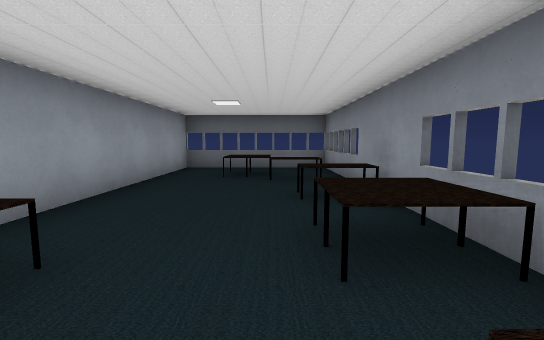
View 1 (above)

18 first-person views from a walk through a 3-D level made in the Godot game engine. The camera is 1.5 m above the floor, tilts 6° down and sees 90° across. The floor is counted in squares, 2 m on a side. Each view is taken from the middle of a square. On the plan, view 1 faces up. The plan holds only what a view shows up to about 10 squares ahead; the rest is blank. Characters and animated objects are not drawn. Some surface patterns are stand-ins.

View 2
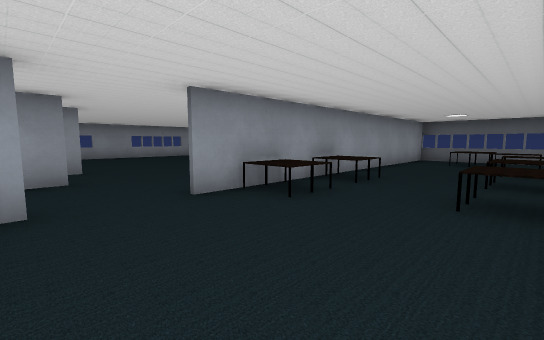

View 3
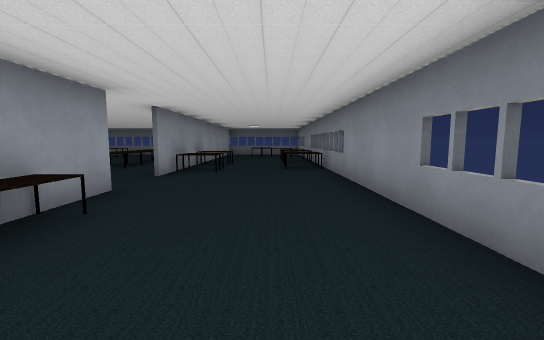

View 4
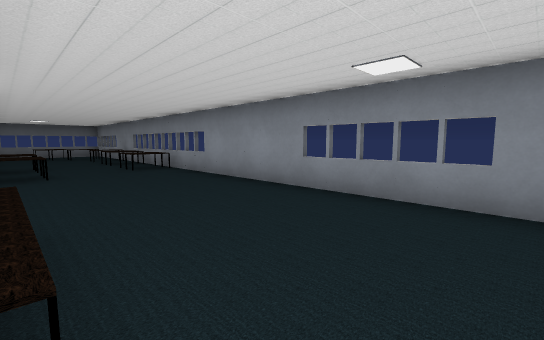

View 5
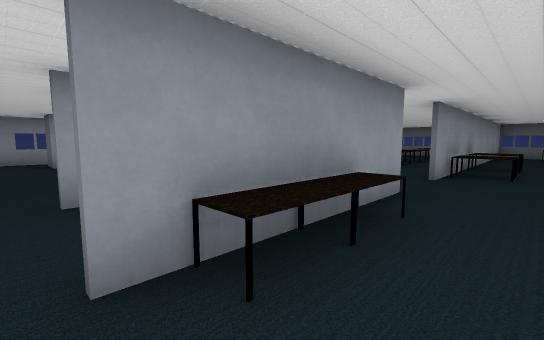

View 6
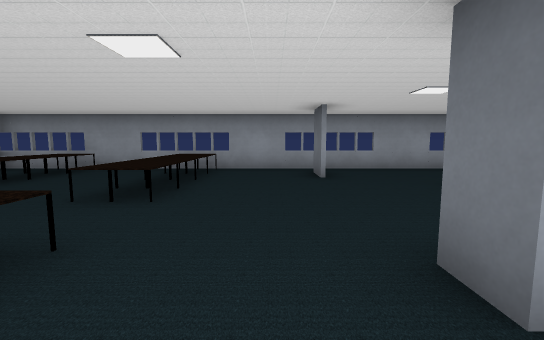

View 7
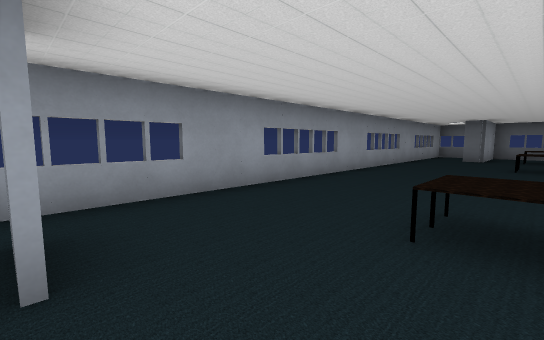

View 8
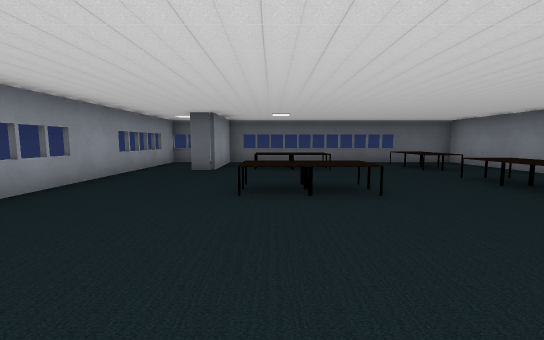

View 9
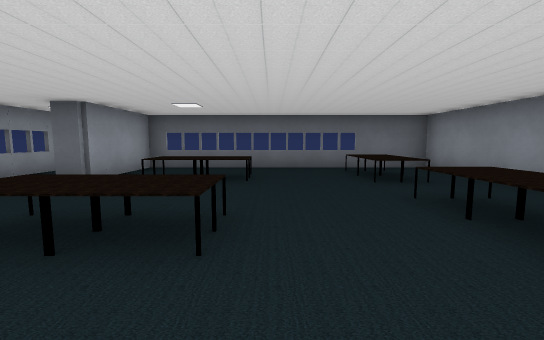

View 10
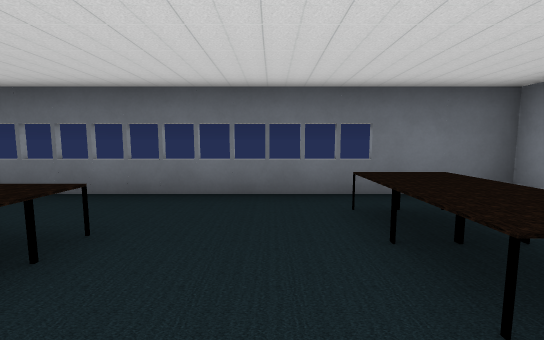

View 11
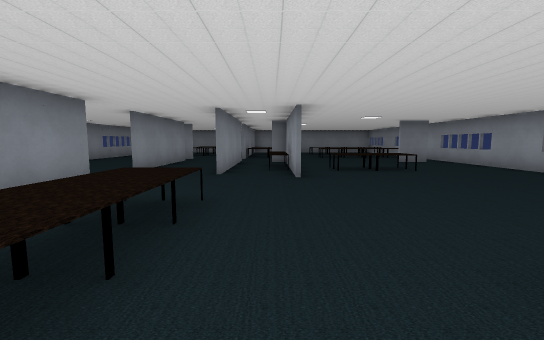

View 12
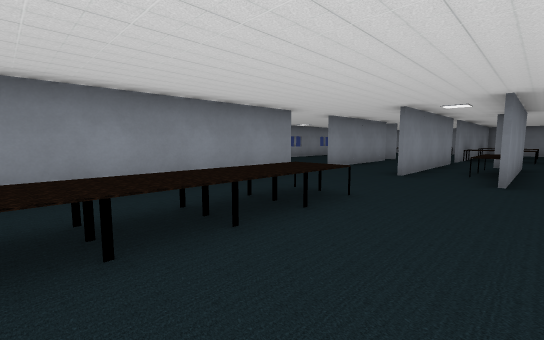

View 13
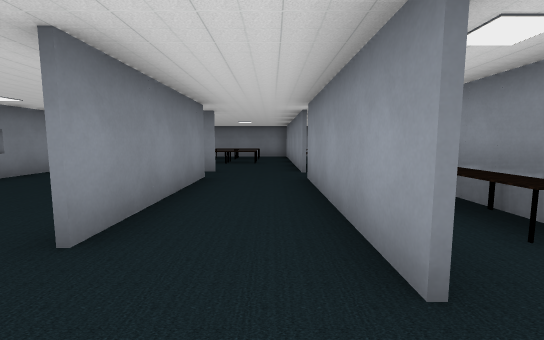

View 14
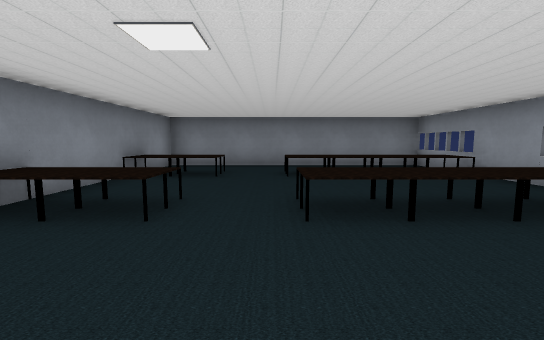

View 15
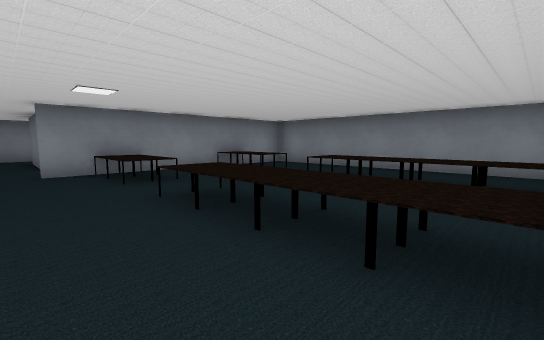

View 16
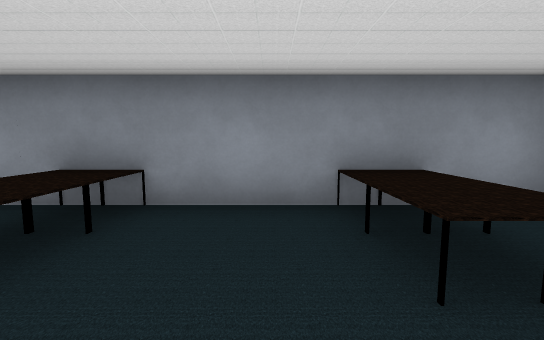

View 17
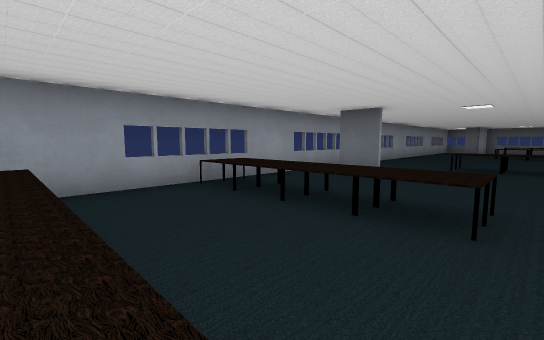

View 18
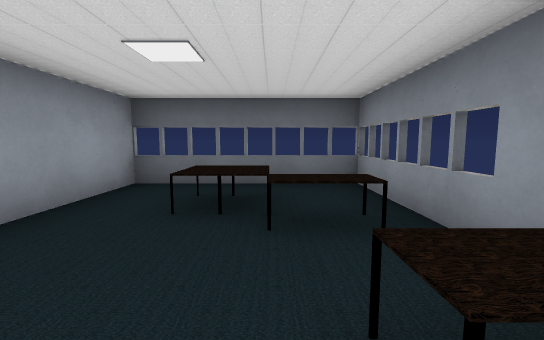

### Floor plan
Points are (right, up) in squares from view 1. A wall is a line through its corners. A room is listed if a view was taken in it or the views show most of it. See-through windows are left out.
Room 1 (views 1, 2, 3, 5, 18)
walls: (-2.5, -3.8) (-2.5, -6.9); (-2.5, 8) (-2.5, -2.1); (-1.6, -8.7) (-0.1, -8.7); (1.5, -8.8) (1.5, 7.8) (-3, 7.8)
ways out: opening at (-3, -3) to room 2; opening at (-2.5, -7.5) to room 2; opening at (0.5, -9)
objects: desk (-2, -7) to (-2, -6); desk (-2, -1); desk (-2, 1); desk (-1, 5) to (1, 6); desk (1, 0); desk (1, 2); desk (1, 4)
Room 2 (views 4, 6, 7, 8, 9, 10, 11, 12, 13, 14, 15, 16, 17)
walls: (-4.8, -12.5) (-4.8, -8.5); (-4.7, -8.5) (-4.7, -10.4); (-6.5, -6.9) (-6, -6.9); (-6, -7) (-6.6, -7); (-4.8, -7.6) (-4.8, -3.1); (-10.5, -7) (-11.6, -7); (-5.6, -15.6) (-4.8, -15.6) (-4.8, -14.4); (-11.8, -6.9) (-10.6, -6.9); (-2.6, -8.7) (-1.6, -8.7); (-6.6, -4.6) (-6.6, -2.6); (-2.6, -6.7) (-2.6, -3.7); (-6.5, -2.6) (-6.5, -4.8); (-4.7, -3.1) (-4.7, -7.6); (-2.6, -2.1) (-2.6, 7.9); (-10.6, 7.9) (-10.6, 5.2) (-11.1, 5.2); (-3, 7.8) (-12.6, 7.8) (-12.6, -15.6)
ways out: opening at (-3, -3) to room 1; opening at (-2.5, -7.5) to room 1; opening at (-3.5, -9.5)
objects: desk (-12, -13); desk (-12, -10); desk (-11, -13); desk (-11, -10); desk (-10, -13); desk (-10, -10); desk (-9, -13); desk (-9, -10); desk (-9, -4) to (-8, -4); desk (-9, 2) to (-8, 2); desk (-9, 5) to (-8, 6); desk (-6, -13); desk (-6, -10); desk (-6, -6) to (-6, -4); desk (-5, -14); desk (-5, -13); desk (-5, -10); desk (-5, 0); desk (-5, 1); desk (-5, 2); desk (-5, 3); desk (-5, 5); desk (-5, 6) to (-5, 7); desk (-4, 0); desk (-4, 1); desk (-4, 2); desk (-4, 3); desk (-4, 5); desk (-4, 6) to (-4, 7)

Where each view was taken, in squares from view 1:
view 1: 0 up, 0 right, facing up
view 2: 4 down, 1 right, facing up-left
view 3: 8 down, 0 right, facing up
view 4: 8 down, 2 left, facing up-right
view 5: 8 down, 1 left, facing up-left
view 6: 8 down, 5 left, facing left
view 7: 7 down, 9 left, facing up-left
view 8: 2 down, 9 left, facing up
view 9: 0 up, 7 left, facing up
view 10: 4 up, 6 left, facing up
view 11: 3 up, 6 left, facing down
view 12: 3 up, 7 left, facing down-right
view 13: 2 down, 4 left, facing down
view 14: 7 down, 8 left, facing down
view 15: 8 down, 12 left, facing down-right
view 16: 12 down, 8 left, facing right
view 17: 13 down, 8 left, facing up-left
view 18: 3 up, 0 right, facing up
